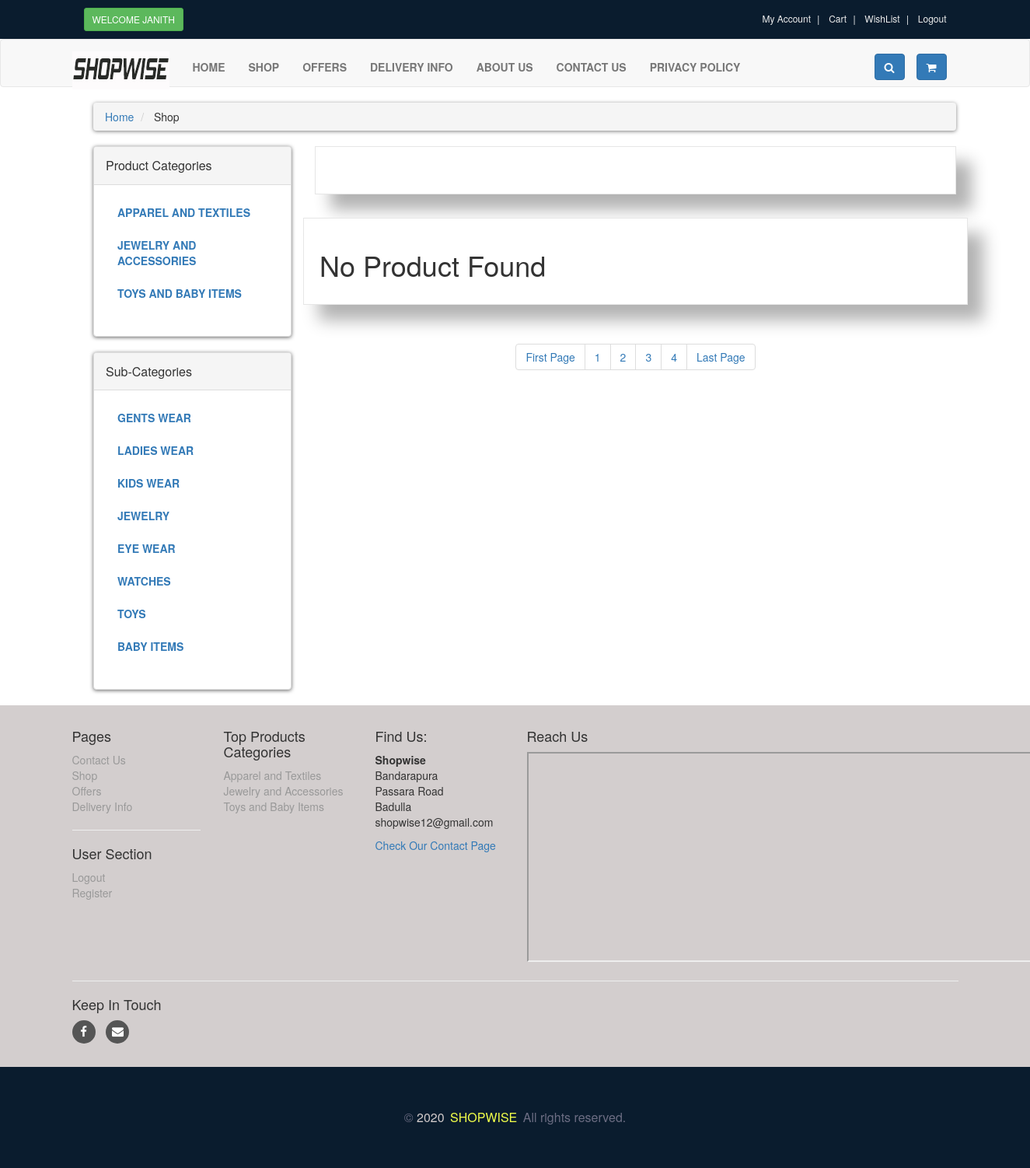
Screenshot of /customer/SearchAct.php (signed in) with the database file from the repository.
### tables this page shows
CREATE TABLE IF NOT EXISTS `category` (
  `Cat_ID` int(50) NOT NULL,
  `Cat_Name` varchar(255) NOT NULL,
  PRIMARY KEY (`Cat_ID`)
);

CREATE TABLE IF NOT EXISTS `sub_category` (
  `Sub_Cat_ID` int(50) NOT NULL,
  `Cat_ID` int(50) NOT NULL,
  `Sub_Cat_Name` varchar(255) NOT NULL,
  PRIMARY KEY (`Sub_Cat_ID`),
  KEY `Cat_ID` (`Cat_ID`)
);

### customer/SearchAct.php (the view, shortened to what this page needs)
<?php
$Sub_Cat_Name = $_GET['sub_cat_name'];
?>
<!DOCTYPE html>
<html lang="en">
<head>
    <link rel="stylesheet" href="style.css">
    <link rel="stylesheet" href="https://maxcdn.bootstrapcdn.com/bootstrap/3.4.1/css/bootstrap.min.css">
    <link rel="stylesheet" href="https://cdnjs.cloudflare.com/ajax/libs/font-awesome/4.7.0/css/font-awesome.min.css">
</head>
<body>
<?php
include("includes/hedear_customer.php");
?>
<div id="content">
    <div class="container">
        <div class="col-md-12">
                <ul class="breadcrumb">
                    <li>
                        <a href="index.php">Home</a>
                    </li>
                    <li>
                        Shop
                    </li>
                </ul>
        </div>
        <div class="col-md-3">
             <?php
                include("includes/sidebar.php");
              ?>
        </div>
        <div class="col-md-9">
            <?php
                    echo "
                    <div class='box'>
                        <h1> $Sub_Cat_Name </h1>
                      </div>
                    ";
            ?>
            <div class="row">
            <?php
                $per_page=6;
                if(isset($_GET['page'])){
                    $page = $_GET['page'];
                }else{
                     $page=1;
                }
                 $start_from = ($page-1) * $per_page;
                 $res2 = mysqli_query($db,"SELECT * FROM item WHERE Sub_Cat_Name='$Sub_Cat_Name' order by 1 DESC LIMIT $start_from,$per_page");
                 $count = mysqli_num_rows($res2);
                 if($count==0){
                     echo "
                     <div class='box'>
                     <h1> No Product Found </h1>
                    </div>
                ";
                    }
            ?>
            </div>
        <center>
          <ul class="pagination">
                <?php
                    $query  = "select * from item";
                    $result = mysqli_query($con,$query);
                    $total_records = mysqli_num_rows($result);
                    $total_pages = ceil($total_records / $per_page);
                        echo "
                            <li>
                                <a href='shop.php?Sub_Cat_ID=".$sub_cat_id."page=1'>  ".'First Page'." </a>
                            </li>
                        ";
                        for($i=1; $i<=$total_pages; $i++){
                            echo "
                            <li>
                                <a href='shop.php?Sub_Cat_ID=".$sub_cat_id."page=".$i."'>  ".$i." </a>
                            </li>
                        ";
                        };
                        echo "
                            <li>
                                <a href='shop.php?Sub_Cat_ID=".$sub_cat_id."page=$total_pages'>  ".'Last Page'." </a>
                            </li>
                        ";
                ?>
          </ul>
        </center>
        </div>
    </div>
</div>
<?php
include("includes/footer.php");
?>
</body>
</html>

### customer/includes/sidebar.php (shortened to what this page needs)
<div class="panel panel-default sidebar-menu">
    <div class="panel-heading">
            <h3 class="panel-title">Product Categories</h3>
    </div>
    <div class="panel-body">
        <ul class="nav nav-pills nav-stacked category-menu">
  <?php
          $get_cats = "select * from category";
          $run_cats = mysqli_query($con,$get_cats);
          while($row_cats=mysqli_fetch_array($run_cats)){
         $cat_id = $row_cats['Cat_ID'];
         $cat_name = $row_cats['Cat_Name'];
         echo "
         <li>
         <a href='shop.php?Cat_ID=$cat_id'> $cat_name </a>
         </li>
         ";
     }
 ?>
        </ul>
    </div>
</div>
<div class="panel panel-default sidebar-menu">
<div class="panel-heading">
  <h3 class="panel-title">Sub-Categories</h3>
  </div>
   <div class="panel-body">
      <ul class="nav nav-pills nav-stacked category-menu">
     <?php
     $db = mysqli_connect("localhost","root","","b31_25376655_shopwise");
     $get_sub_cats = "select * from sub_category";
     $run_sub_cats = mysqli_query($db,$get_sub_cats);
     while($row_sub_cats=mysqli_fetch_array($run_sub_cats)){
         $sub_cat_id = $row_sub_cats['Sub_Cat_ID'];
         $sub_cat_name = $row_sub_cats['Sub_Cat_Name'];
         echo "
         <li>
         <a href='shop.php?Sub_Cat_ID=$sub_cat_id'> $sub_cat_name </a>
         </li>
         ";
     }
     ?>
  </ul>
</div>
</div>

### customer/includes/footer.php (shortened to what this page needs)
<div id="footer">
    <div class="container">
        <div class="row">
            <div class="col-sm-6 col-md-2">
            <h4>Pages</h4>
                        <ul>
                            <li><a href="contact.php">Contact Us</a></li>
                            <li><a href="shop.php">Shop</a></li>
                            <li><a href="offers.php">Offers</a></li>
                            <li><a href="delivery_information.php">Delivery Info</a></li>
                        </ul>
                        <hr>
                        <h4>User Section</h4>
                        <ul>
                                <li><a href="../logout.php">Logout</a></li>
                                <li><a href="../customer_register.php">Register</a></li>
                        </ul>
            </div>
            <div class="com-sm-6 col-md-2">
                    <h4>Top Products Categories</h4>
                    <ul>
                    <?php
                        $get_cats = "select * from category";
                        $run_cats = mysqli_query($con, $get_cats);
                        while($row_cats=mysqli_fetch_array($run_cats)){
                            $cat_id = $row_cats['Cat_ID'];
                            $cat_name = $row_cats['Cat_Name'];
                            echo "
                                <li>
                                <a href='shop.php?p_cat=$cat_id'>
                                $cat_name
                                </a>
                                </li>
                            ";
                        }
                    ?>
                    </ul>
            </div>
            <div class="col-sm-6 col-md-2">
                    <h4>Find Us:</h4>
                    <p>
                            <strong>Shopwise</strong>
                            <br/>Bandarapura
                            <br/>Passara Road
                            <br/>Badulla
                            <br/>shopwise12@gmail.com
                    </p>
                    <a href="contact.php">Check Our Contact Page</a>
            </div>
            <div class="col-sm-6 col-md-2">
            <h4>Reach Us</h4>
                <iframe src="https://www.google.com/maps/d/u/0/embed?mid=1VUBef-zntwhO4sBlQeEM16c5Tdq2-hR9" width="700" height="270"></iframe>
                </div></div>
                <div class="col-sm-6 col-md-2">
                        </div>
                    <hr>
                    <h4>Keep In Touch</h4>
                    <p class="social">
                        <a href="https://www.facebook.com/"class="fa fa-facebook"></a>
                        <a href="https://mail.google.com/"class="fa fa-envelope"></a>
                    </p>
                </div>
        </div>
<div class="bottom section-padding">
			<div class="container">
				<div class="row">
					<div class="col-md-12 text-center">
						<div class="copyright">
							<p>© <span>2020</span> <a href="#" class="transition">SHOPWISE</a> All rights reserved.</p>
						</div>
					</div>
				</div>
			</div>
		</div>

### customer/style.css (style rules this page uses)
* body { font-size: 14px; line-height: 1.42857143; color: #333333; background: #f0f0f0; overflow-x: hidden; }
.box { background: #ffffff; margin: 0 0 30px; border: solid 1px #e6e6e6; box-sizing: border-box; padding: 20px; box-shadow: 20px 20px 20px rgba(0, 0, 0, .3); }
#content { padding-left: 25px; }
.breadcrumb { padding: 8px 15px; margin-bottom: 20px; background: #ffffff; border-radius: 5px; box-shadow: 0px 1px 5px rgba(0, 0, 0, .5); }
.breadcrumb > li + li:before { content: ">\00a0"; color: #cccccc; }
#content .panel.sidebar-menu { box-sizing: border-box; box-shadow: 0px 1px 5px rgba(0, 0, 0, .6); }
#content .panel.sidebar-menu ul.nav.category-menu { margin-bottom: 20px; }
#content .panel.sidebar-menu ul.nav.category-menu li a { text-transform: uppercase; font-weight: 600; }
#content .panel.sidebar-menu h3 { padding: 5px 0px; margin: 0px; }
#footer { background: #d3cece; padding: 20px 0; }
#footer a { text-decoration: none; }
#footer ul { list-style: none; padding-left: 0px; }
#footer ul a { color: #999999; padding: 20px 0; text-decoration: none; }
#footer .social { text-align: left; }
#footer .social a { margin: 0px 10px 0px 0px; display: inline-block; color: #ffffff; width: 30px; height: 30px; border-radius: 15px; line-height: 30px; font-size: 15px; text-align: center; vertical-align: bottom; background: #555555; text-decoration: none; }
.section-padding { padding: 40px 0; }
.bottom { background-color: #0a1c2e; }
.bottom .copyright { color: #e5e5e5; font-weight: 600; }
.copyright a { color: #f2ff49; margin-left: 3px; padding-right: 3px; }
.bottom p { margin-bottom: 0; line-height: 50px; font-size: 16px; font-weight: 400; }
.copyright p span { color: #d1caca; }
.bottom .copyright p, .bottom .copyright a:hover { color: #6c6d83; }

### rows the page displays
category: Cat_Name "APPAREL AND TEXTILES", Cat_Name "Apparel and Textiles"
category: Cat_Name "JEWELRY AND ACCESSORIES", Cat_Name "Jewelry and Accessories"
category: Cat_Name "TOYS AND BABY ITEMS", Cat_Name "Toys and Baby Items"
sub_category: Sub_Cat_Name "GENTS WEAR"
sub_category: Sub_Cat_Name "LADIES WEAR"
sub_category: Sub_Cat_Name "KIDS WEAR"
sub_category: Sub_Cat_Name "JEWELRY"
sub_category: Sub_Cat_Name "EYE WEAR"
sub_category: Sub_Cat_Name "WATCHES"
sub_category: Sub_Cat_Name "TOYS"
sub_category: Sub_Cat_Name "BABY ITEMS"

### other values shown
$_SESSION["user"] "JANITH"
